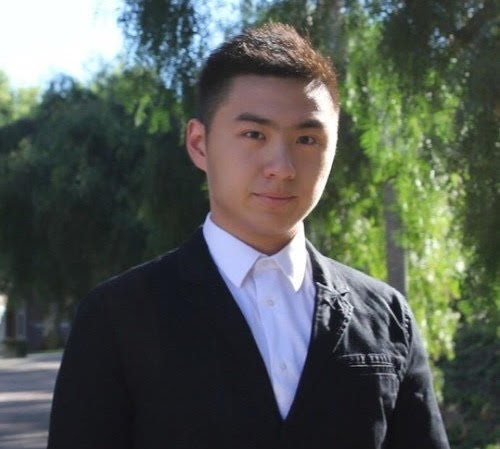
#> input picture notes/source/headshot.jpg, 500 x 449 px
$ python make-headshot.py
#> lines starting #> are read from the running program, lines starting #| are printed output that depends on the picture
"""Crop the author's headshot (notes/source/headshot.jpg) square and write the home page's two sizes.

Run from the project root: /opt/anaconda3/bin/python tools/make-headshot.py   (needs Pillow with WebP)
Replace notes/source/headshot.jpg with a larger original and rerun to sharpen the result.
"""
from pathlib import Path

from PIL import Image

ROOT = Path(__file__).resolve().parent.parent
SRC = ROOT / "notes" / "source" / "headshot.jpg"
OUT = ROOT / "static" / "img"

img = Image.open(SRC).convert("RGB")
#> img is the input picture: PIL image 500x449 RGB; mean R, G, B 84, 90.3, 83.5
w, h = img.size
#> w = 500; h = 449
side = min(w, h)
#> side = 449
left = (w - side) // 2
#> left = 25
square = img.crop((left, 0, left + side, side))  # keep the top of the frame: the face is in the upper half
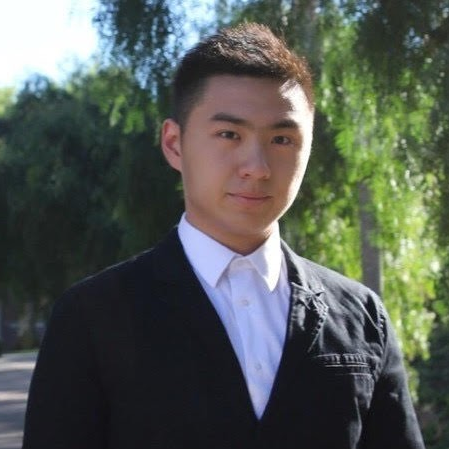
#> square: PIL image 449x449 RGB; mean R, G, B 84.5, 90.5, 83.9
OUT.mkdir(parents=True, exist_ok=True)
for px in (200, 400):
    out = OUT / f"alfredo-effendy-{px}.webp"
    square.resize((min(px, side),) * 2, Image.LANCZOS).save(out, "WEBP", quality=82, method=6)
#> (the run stopped early here; a loop or call above may not have finished)
